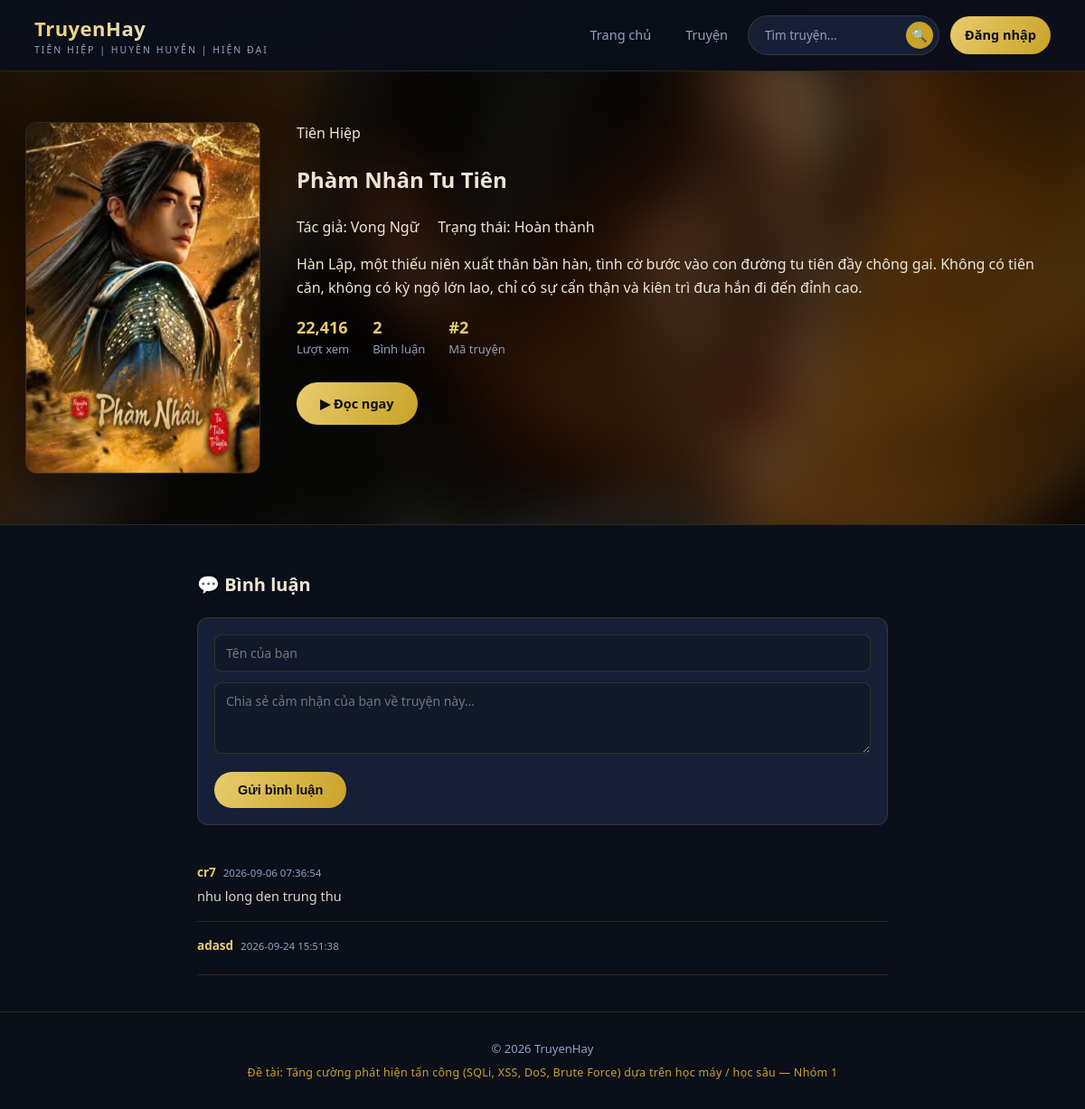
The app's page /truyen/2 with its own data.
### tables this page shows
CREATE TABLE truyen (
            id INTEGER PRIMARY KEY AUTOINCREMENT,
            title TEXT NOT NULL,
            author TEXT NOT NULL,
            category TEXT NOT NULL,
            description TEXT,
            image TEXT,
            views INTEGER DEFAULT 0,
            status TEXT NOT NULL DEFAULT "Đang ra",
            create_at TIMESTAMP DEFAULT CURRENT_TIMESTAMP
        );

CREATE TABLE comments (
            id INTEGER PRIMARY KEY AUTOINCREMENT,
            truyen_id INTEGER NOT NULL,
            username TEXT NOT NULL,
            content TEXT NOT NULL,
            created_at TIMESTAMP DEFAULT CURRENT_TIMESTAMP,
            FOREIGN KEY (truyen_id) REFERENCES truyen(id)
        );

### app.py (the view, shortened to what this page needs)
@app.route("/truyen/<truyen_id>", methods=["GET", "POST"])
def truyen_detail(truyen_id):
    db = get_db()
    cur = db.cursor()
    if request.method == "GET": #GET
        sql = ("SELECT * FROM truyen WHERE id = {t_id}").format(t_id=truyen_id)
        try: #Lay truyen
            truyen = run_query(sql, fetch="one")
        except sqlite3.Error as e:
            return f"Loi: {e}", 400
        if truyen == None:
            return "Không tìm thấy truyện !", 404
        try: #UPDATE views
            u_sql = "UPDATE truyen SET views = views + 1 WHERE id = {t_id}".format(t_id=truyen_id)
            run_query(u_sql, fetch="none")
        except sqlite3.Error as e:
            pass
        try: #Comments
            cmt_sql = ("SELECT * FROM comments WHERE truyen_id = {id} ORDER BY id"
                       ).format(id=truyen_id)
            comments = run_query(cmt_sql)
        except sqlite3.Error as e:
            comments =[]
        return render_template("truyen_detail.html", truyen=truyen, comments=comments)

### app.py (called while the page is built)
def get_db():
    if "db" not in g:
        g.db = sqlite3.connect(DB_PATH)
        g.db.row_factory = sqlite3.Row
    return g.db

def run_query(query, fetch="all"):
    db = get_db()
    cur = db.cursor()
    cur.execute(query)
    if fetch == "all":
        rows = cur.fetchall()
        return rows
    elif fetch == "one":
        row = cur.fetchone()
        return row
    else:
        db.commit()
        return None

### templates/truyen_detail.html (shortened to what this page needs)
<!DOCTYPE html>
<html lang="vi">
<head>
<link rel="stylesheet" href="{{ url_for('static', filename='style.css') }}">
</head>
<body>
<header class="site-header">
  <div class="header-inner">
    <a href="{{ url_for('index') }}" class="brand">
      <div>
        <div class="brand-text">TruyenHay</div>
        <div class="brand-sub">Tiên hiệp | Huyền huyễn | Hiện đại</div>
      </div>
    </a>
    <nav class="main-nav">
      <a href="{{ url_for('index') }}">Trang chủ</a>
      <a href="{{ url_for('truyen_list') }}">Truyện</a>
      <form class="search-form" action="{{ url_for('truyen_list') }}" method="get">
        <input type="text" name="q" placeholder="Tìm truyện...">
        <button type="submit" aria-label="Tìm kiếm">🔍</button>
      </form>
      {% if session.get('username') %}
        <a href="{{ url_for('logout') }}">Đăng xuất ({{ session.get('username') }})</a>
      {% else %}
        <a href="{{ url_for('login') }}" class="cta">Đăng nhập</a>
      {% endif %}
    </nav>
  </div>
</header>
<section class="detail-hero">
  {% set cover_img = truyen['image'] if truyen['image'] else 'tiennghich.jpg' %}
  {% set cover_url = url_for('static', filename='images/' + cover_img) %}
  <div class="detail-hero-bg" style="background-image: url('{{cover_url}}');"></div>
  <div class="detail-inner">
    <div class="detail-cover">
      <img src="{{cover_url}}" alt="{{ truyen.title }}">
    </div>
    <div class="hero-info">
      <span class="category-tag">{{ truyen['category']}}</span>
      <h1>{{ truyen['title'] }}</h1>
      <div class="author">Tác giả: {{ truyen['author'] }} &nbsp; &nbsp; Trạng thái: {{ truyen['status'] }}</div>
      <p class="desc">{{ truyen['description'] }}</p>
      <div class="stat-row">
        <div class="stat"><b>{{ "{:,}".format(truyen['views'] or 0) }}</b>Lượt xem</div>
        <div class="stat"><b>{{ comments|length }}</b>Bình luận</div>
        <div class="stat"><b>#{{ truyen['id'] }}</b>Mã truyện</div>
      </div>
      <a href="#doc" class="btn btn-primary">▶ Đọc ngay</a>
    </div>
  </div>
</section>
<div class="comments-wrap" id="doc">
  <h2>💬 Bình luận</h2>
  <form class="comment-form" method="post" action="{{ url_for('truyen_detail', truyen_id=truyen['id']) }}">
    <input type="text" name="username" placeholder="Tên của bạn"
           value="{{ session.get('username', '') }}" required>
    <textarea name="content" rows="3" placeholder="Chia sẻ cảm nhận của bạn về truyện này..." required></textarea>
    <button type="submit" class="btn btn-primary">Gửi bình luận</button>
  </form>
  {% for c in comments %}
  <div class="comment-item">
    <div class="who">{{ c.username }}<span class="when">{{ c.created_at }}</span></div>
    <div class="body">{{ c.content|safe }}</div>
  </div>
  {% else %}
  <p style="color:var(--muted);">Chưa có bình luận nào. Hãy là người đầu tiên!</p>
  {% endfor %}
</div>
<footer class="site-footer">
  <div>© 2026 TruyenHay</div>
  <div class="project-line">Đề tài: Tăng cường phát hiện tấn công (SQLi, XSS, DoS, Brute Force) dựa trên học máy / học sâu — Nhóm 1</div>
</footer>
</body>
</html>

### records on screen
truyen: category "Tiên Hiệp", title "Phàm Nhân Tu Tiên", author "Vong Ngữ", status "Hoàn thành", description "Hàn Lập, một thiếu niên xuất thân bần hàn, tình cờ bước vào con đường tu tiên đầy chông gai. Không có tiên căn, không có kỳ ngộ lớn lao, chỉ có sự cẩn thận và kiên trì đưa hắn đi đến đỉnh cao.", views "22,416", id "2"
comments: username "cr7", created_at "2026-09-06 07:36:54", content "nhu long den trung thu"
comments: username "adasd", created_at "2026-09-24 15:51:38"

### other values on screen
{{ comments|length }} "2"
